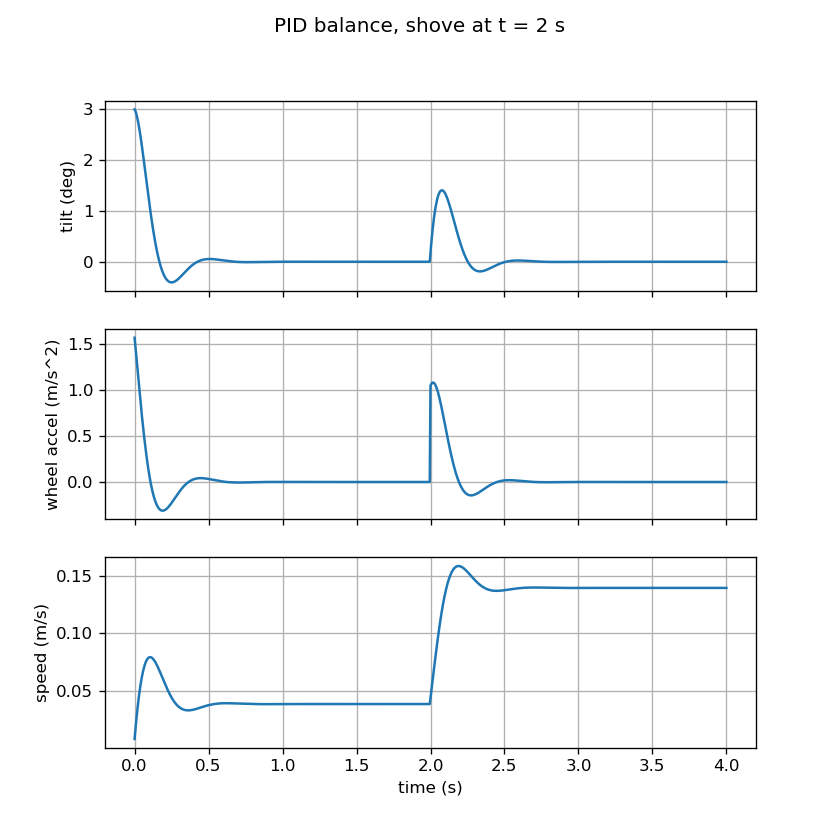

Generate this figure with Python:
"""Step 6: balance the simulated inverted pendulum with a PID controller."""
import math

import matplotlib
matplotlib.use("Agg")  # draw to a file, no window needed
import matplotlib.pyplot as plt

G = 9.81        # gravity, m/s^2
L = 0.10        # height of the center of mass above the axle, m
DT = 0.005      # time step, s (200 Hz)
T_END = 4.0     # simulated time, s
MAX_ACCEL = 5.0 # the most the wheels can accelerate the robot, m/s^2


class PID:
    def __init__(self, kp, ki, kd):
        self.kp, self.ki, self.kd = kp, ki, kd
        self.integral = 0.0

    def update(self, error, error_rate, dt):
        self.integral += error * dt
        return self.kp * error + self.ki * self.integral + self.kd * error_rate


# Gains: the robot must accelerate toward the lean, so kp must beat gravity (kp > 9.81).
pid = PID(kp=30.0, ki=0.0, kd=1.5)

theta = math.radians(3.0)   # start leaning 3 degrees forward
omega = 0.0                 # angular velocity, rad/s
speed = 0.0                 # robot speed along the floor, m/s

times, angles, accels, speeds = [], [], [], []

t = 0.0
while t < T_END:
    # A shove at t = 2 s: a sudden spin of the robot, like a push on the top.
    if abs(t - 2.0) < DT / 2:
        omega += math.radians(40.0)

    # Controller: setpoint is upright (0 rad), so error = -theta. Lean forward -> drive forward.
    accel = -pid.update(-theta, -omega, DT)
    accel = max(-MAX_ACCEL, min(MAX_ACCEL, accel))

    # Pendulum dynamics.
    alpha = (G * math.sin(theta) - accel * math.cos(theta)) / L
    omega += alpha * DT
    theta += omega * DT
    speed += accel * DT

    times.append(t)
    angles.append(math.degrees(theta))
    accels.append(accel)
    speeds.append(speed)
    t += DT

    if abs(theta) > math.pi / 2:
        print(f"Fell over at t = {t:.2f} s")
        break
else:
    print(f"Stayed upright for {T_END:.0f} s")

print(f"Max tilt after the shove: {max(abs(a) for a, tt in zip(angles, times) if tt > 2.0):.1f} deg")
print(f"Final tilt: {angles[-1]:.3f} deg")
print(f"Final speed: {speeds[-1]:.2f} m/s")

fig, ax = plt.subplots(3, 1, sharex=True, figsize=(7, 7))
ax[0].plot(times, angles); ax[0].set_ylabel("tilt (deg)")
ax[1].plot(times, accels); ax[1].set_ylabel("wheel accel (m/s^2)")
ax[2].plot(times, speeds); ax[2].set_ylabel("speed (m/s)"); ax[2].set_xlabel("time (s)")
for a in ax:
    a.grid(True)
fig.suptitle("PID balance, shove at t = 2 s")
fig.savefig("pid_balance.png", dpi=120)
print("Saved pid_balance.png")
